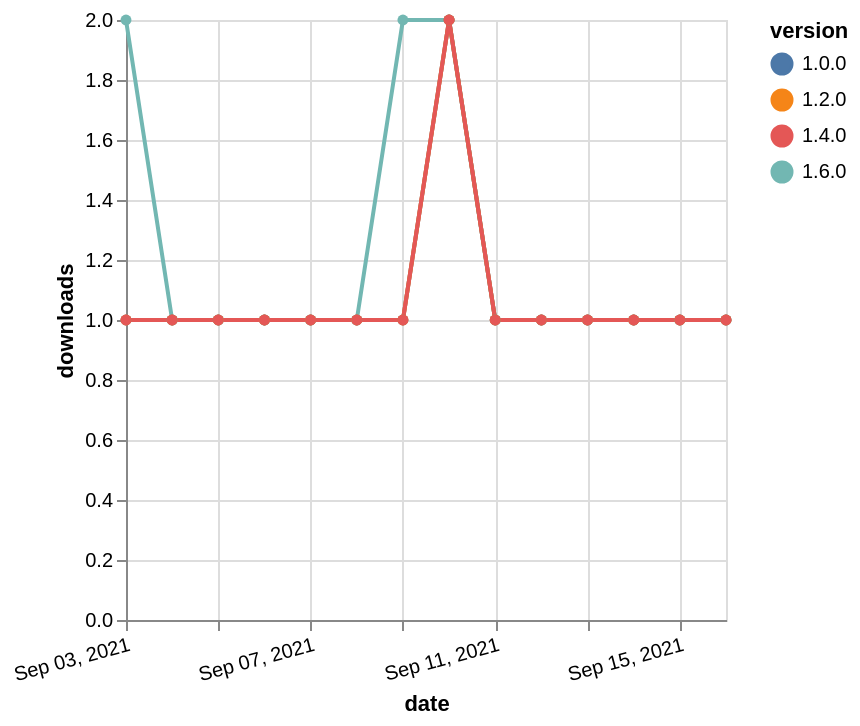

Specify this chart in Vega-Lite:
### Vega-Lite specification from a JSON file in a GitHub repository (floating-point values rounded to 4 significant figures)
{"$schema": "https://vega.github.io/schema/vega-lite/v5.json", "description": "A simple bar chart with embedded data.", "data": {"values": [{"date": "2021-09-03", "total": 110, "delta": 2, "version": "1.6.0"}, {"date": "2021-09-04", "total": 111, "delta": 1, "version": "1.6.0"}, {"date": "2021-09-05", "total": 112, "delta": 1, "version": "1.6.0"}, {"date": "2021-09-06", "total": 113, "delta": 1, "version": "1.6.0"}, {"date": "2021-09-07", "total": 114, "delta": 1, "version": "1.6.0"}, {"date": "2021-09-08", "total": 115, "delta": 1, "version": "1.6.0"}, {"date": "2021-09-09", "total": 117, "delta": 2, "version": "1.6.0"}, {"date": "2021-09-10", "total": 119, "delta": 2, "version": "1.6.0"}, {"date": "2021-09-11", "total": 120, "delta": 1, "version": "1.6.0"}, {"date": "2021-09-12", "total": 121, "delta": 1, "version": "1.6.0"}, {"date": "2021-09-13", "total": 122, "delta": 1, "version": "1.6.0"}, {"date": "2021-09-14", "total": 123, "delta": 1, "version": "1.6.0"}, {"date": "2021-09-15", "total": 124, "delta": 1, "version": "1.6.0"}, {"date": "2021-09-16", "total": 125, "delta": 1, "version": "1.6.0"}, {"date": "2021-09-03", "total": 177, "delta": 1, "version": "1.0.0"}, {"date": "2021-09-04", "total": 178, "delta": 1, "version": "1.0.0"}, {"date": "2021-09-05", "total": 179, "delta": 1, "version": "1.0.0"}, {"date": "2021-09-06", "total": 180, "delta": 1, "version": "1.0.0"}, {"date": "2021-09-07", "total": 181, "delta": 1, "version": "1.0.0"}, {"date": "2021-09-08", "total": 182, "delta": 1, "version": "1.0.0"}, {"date": "2021-09-09", "total": 183, "delta": 1, "version": "1.0.0"}, {"date": "2021-09-10", "total": 185, "delta": 2, "version": "1.0.0"}, {"date": "2021-09-11", "total": 186, "delta": 1, "version": "1.0.0"}, {"date": "2021-09-12", "total": 187, "delta": 1, "version": "1.0.0"}, {"date": "2021-09-13", "total": 188, "delta": 1, "version": "1.0.0"}, {"date": "2021-09-14", "total": 189, "delta": 1, "version": "1.0.0"}, {"date": "2021-09-15", "total": 190, "delta": 1, "version": "1.0.0"}, {"date": "2021-09-16", "total": 191, "delta": 1, "version": "1.0.0"}, {"date": "2021-09-03", "total": 140, "delta": 1, "version": "1.2.0"}, {"date": "2021-09-04", "total": 141, "delta": 1, "version": "1.2.0"}, {"date": "2021-09-05", "total": 142, "delta": 1, "version": "1.2.0"}, {"date": "2021-09-06", "total": 143, "delta": 1, "version": "1.2.0"}, {"date": "2021-09-07", "total": 144, "delta": 1, "version": "1.2.0"}, {"date": "2021-09-08", "total": 145, "delta": 1, "version": "1.2.0"}, {"date": "2021-09-09", "total": 146, "delta": 1, "version": "1.2.0"}, {"date": "2021-09-10", "total": 148, "delta": 2, "version": "1.2.0"}, {"date": "2021-09-11", "total": 149, "delta": 1, "version": "1.2.0"}, {"date": "2021-09-12", "total": 150, "delta": 1, "version": "1.2.0"}, {"date": "2021-09-13", "total": 151, "delta": 1, "version": "1.2.0"}, {"date": "2021-09-14", "total": 152, "delta": 1, "version": "1.2.0"}, {"date": "2021-09-15", "total": 153, "delta": 1, "version": "1.2.0"}, {"date": "2021-09-16", "total": 154, "delta": 1, "version": "1.2.0"}, {"date": "2021-09-03", "total": 166, "delta": 1, "version": "1.4.0"}, {"date": "2021-09-04", "total": 167, "delta": 1, "version": "1.4.0"}, {"date": "2021-09-05", "total": 168, "delta": 1, "version": "1.4.0"}, {"date": "2021-09-06", "total": 169, "delta": 1, "version": "1.4.0"}, {"date": "2021-09-07", "total": 170, "delta": 1, "version": "1.4.0"}, {"date": "2021-09-08", "total": 171, "delta": 1, "version": "1.4.0"}, {"date": "2021-09-09", "total": 172, "delta": 1, "version": "1.4.0"}, {"date": "2021-09-10", "total": 174, "delta": 2, "version": "1.4.0"}, {"date": "2021-09-11", "total": 175, "delta": 1, "version": "1.4.0"}, {"date": "2021-09-12", "total": 176, "delta": 1, "version": "1.4.0"}, {"date": "2021-09-13", "total": 177, "delta": 1, "version": "1.4.0"}, {"date": "2021-09-14", "total": 178, "delta": 1, "version": "1.4.0"}, {"date": "2021-09-15", "total": 179, "delta": 1, "version": "1.4.0"}, {"date": "2021-09-16", "total": 180, "delta": 1, "version": "1.4.0"}]}, "width": "container", "mark": {"type": "line", "point": {"filled": true}}, "encoding": {"x": {"field": "date", "type": "temporal", "timeUnit": "yearmonthdate", "title": "date", "axis": {"labelAngle": -15}}, "y": {"field": "delta", "type": "quantitative", "title": "downloads"}, "color": {"field": "version", "type": "nominal"}, "tooltip": {"field": "delta"}}}
